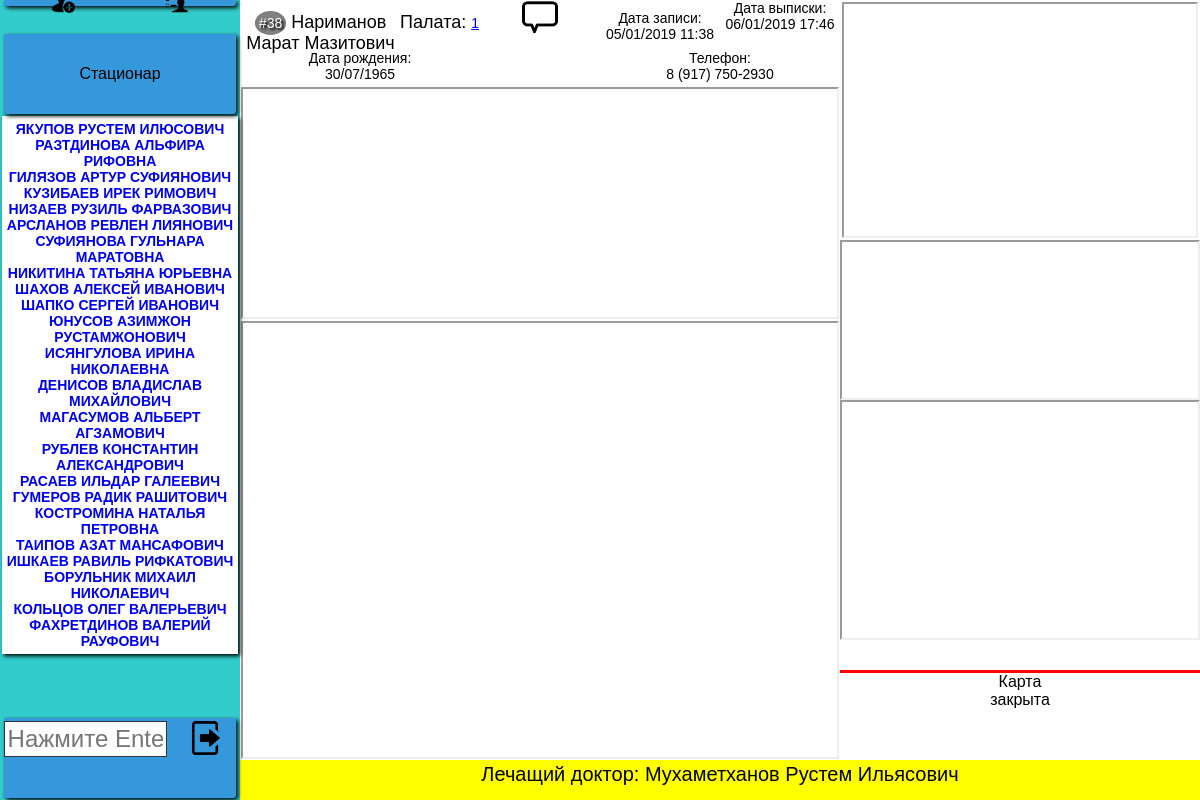
Screenshot of /input.php?flaginput=3&id=280 (signed in) with the database file from the repository.
### tables this page shows
CREATE TABLE `patient` (
  `id` int(11) NOT NULL AUTO_INCREMENT,
  `fio` varchar(80) NOT NULL,
  `datebirthday` text NOT NULL,
  `tel` text NOT NULL,
  `sp_uslug` text NOT NULL,
  `all_sum` int(11) NOT NULL,
  `doctor` text NOT NULL,
  `sum` int(11) NOT NULL,
  `type` text NOT NULL,
  `dist` text NOT NULL,
  `dateIn` text NOT NULL,
  `mest` text NOT NULL,
  `status` int(11) NOT NULL,
  `sumNow` int(11) NOT NULL,
  `dateOut` text NOT NULL,
  `ad` varchar(20) NOT NULL,
  `agent` varchar(20) NOT NULL,
  `credits` int(11) NOT NULL,
  `numCard` int(11) NOT NULL,
  `dispecher` text NOT NULL,
  `comment` text NOT NULL,
  `currnet_mest` int(11) NOT NULL,
  PRIMARY KEY (`id`)
);

### includes/Input.php (the view, shortened to what this page needs)
<?php
	class Input{
		function getPacientPersonalTable($connection, $id, $date, $typeuser){
			$result = mysqli_query($connection, "SELECT * FROM patient WHERE id = '".$id."'");
			if (mysqli_num_rows($result) == 0)
				echo "<div align = 'center'><h1>Нет данных в Базе данных</h1></div>";
			else{
				while ($data = mysqli_fetch_assoc($result)){
					echo '
					<div id="reload" style="display: none; width: 100%; background: red; color: white;text-align:center;"><strong>Обновите страницу</strong> <a href=javascript:history.go(0)>Обновить</a></div>
						<div class="wrap-input">
							<div class="name"><p>';
							if($data['type'] == 'Стационар')
							     echo '<a class="numcard" href="edit.php?flagedit=10&id='.$data['id'].'">#'.$data['numCard'].'</a> ';
							echo $data['fio'];
							if($data['type'] == 'Стационар'){
								if(!empty($data['currnet_mest']))
									$curM = $data['currnet_mest'];
								else
									$curM = "Нет";
								echo'</p>
								<p>Палата: <a href="edit.php?flagedit=13&id='.$data['id'].'">'.$curM.'</a></p>';
							}
							echo '</div>
							<div class="date"><p>Дата рождения: <br>'.$data['datebirthday'].'</p></div>';
							if (!empty($data['tel']))
							 echo '<div class="tel"><p>Телефон: <br>'.$data['tel'].'</p></div>';
							echo '<div class="datest"><p>Дата записи: <br>'.$data['dateIn'].'</p>';
							echo'
							</div>
							<div class="datefin"><p>Дата выписки: <br>';
								 if((empty($data['dateOut']))&&($_SESSION['typeUser']!='view')&&($_SESSION['typeUser']!='admin')&&($_SESSION['typeUser']!='ddoc'))
								 	echo '<a href="add.php?flagadd=8&id='.$id.'">Установить</a>';
								 else {
								 	echo $data['dateOut'];
								 	}
							echo '</p></div>
							<div class="oper"><iframe id="oper"  width="100%" height="100%" src="oper.php?id='.$id.'" frameborder="1" seamless></iframe></div>
							<div class="butt"><iframe id="butt"  width="100%" height="100%" src="but.php?id='.$id.'" frameborder="1" seamless></iframe></div>
							<div class="inf"><iframe id="inf"  width="100%" height="100%" src="inf.php?id='.$id.'" frameborder="1" seamless></iframe></div>';
							if($data['type'] == 'Стационар')
							 	echo '<div class="mest"><iframe id = "mest" seamless width="100%" height="100%" src="mest.php?id='.$id.'" frameborder="1"></iframe></div>';
							else{
							 	isset($_SESSION['sum_mest']);
							 	    echo '<script>menuSt.style.display = "none";
							 	        menuAm.style.display = "flex";</script>';
								}
							echo '<div class="serv"><iframe id="serv" width="100%" height="100%" src="serv.php?id='.$id.'" frameborder="1"></iframe></div>';
							$result = mysqli_query($connection, "SELECT * FROM operation WHERE idPat = '".$data['id']."'");
							if(mysqli_num_rows($result) == 0)
								$result = mysqli_query($connection, "SELECT * FROM operation WHERE client = '".$data['fio']."'");
							$patientQuery = mysqli_query($connection, "SELECT * FROM patient WHERE id = '".$id."'");
							$patArr = mysqli_fetch_assoc($patientQuery);
							$comment = $patArr['comment'];
							echo '<div class="comment">';
							if(empty($comment))
								echo '<a target="_blank" href="input.php?flaginput=16&id='.$id.'"><img width="30%" src="img/comment.png" id="comment" alt="Комментарий отсутствует"></a>';
							else
								echo '<a target="_blank" href="input.php?flaginput=16&id='.$id.'"><img width="30%" src="img/comment-active.png" data-name="Новое сообщение" id="comment" alt="Новое сообщение" title="Новое сообщение"></a>';
							echo '</div>';
							if($data['status'] == 0)
							 	echo '<div class="btn-cost"><p style="border-top:3px red solid ;">Карта <br> закрыта</p></div>';
							else
							 	echo '<div class="btn-cost"><a style="border-top:3px green solid ;" href="edit.php?flagedit=8&id='.$id.'">Закрыть<br>карту</a></div>';
							 if(($data['doctor']=='')&&($_SESSION['typeUser']!='ddoc')&&($_SESSION['typeUser']!='admin')&&($_SESSION['typeUser']!='view'))
							 	echo '<div class="doc">Лечащий доктор: <a href="edit.php?flagedit=4&id='.$id.'">Стать</a></div>';
							 else
								echo '
									<div class="doc">Лечащий доктор: '.$data['doctor'];
									echo '</div>';
						echo'
						</div>
						<script>
							var lo = document.getElementById(\'oper\');
							setInterval(function() {lo.src = \'oper.php?id='.$_SESSION['frameid'].'\';}, 90000);
							var serv = document.getElementById(\'serv\');
							setInterval(function() {serv.src = \'serv.php?id='.$_SESSION['frameid'].'\';}, 90000);
							var mest = document.getElementById(\'mest\');
							setInterval(function() {mest.src = \'mest.php?id='.$_SESSION['frameid'].'\';}, 90000);
							var inf = document.getElementById(\'inf\');
							setInterval(function() {inf.src = \'inf.php?id='.$_SESSION['frameid'].'\';}, 5000);
							var but = document.getElementById(\'butt\');
							setInterval(function() {but.src = \'but.php?id='.$_SESSION['frameid'].'\';}, 5000);
							var reload = document.getElementById(\'reload\');
							setInterval(function() {reload.style.display = "block";}, 180000);
						</script>
						';
					}
				}
			}
		}
?>

### css/style.css (style rules this page uses)
* { margin: 0; padding: 0; box-sizing: border-box; font-family: sans-serif; }
body { background: #04819E; }

### css/input.css (style rules this page uses)
.wrap-input { display: grid !important; width: 100%; min-height: 800px; max-height: 900px; margin: 0 auto; background: white; grid-template-columns: repeat(8, 12.5%); grid-template-rows: repeat(20, 5%); text-align: center; }
.wrap-input p { cursor: pointer; }
.wrap-input .name { margin: 1px; grid-column-start: 1; grid-column-end: 3; grid-row-start: 1; grid-row-end: 2; padding-top: 2px; font-size: 18px; display: grid; grid-template-rows: repeat(4, 25%); }
.wrap-input .name p { grid-row-start: 2; grid-row-end: 4; }
.wrap-input .name .numcard { text-decoration: none; background: grey; border-radius: 50%; color: white; text-shadow: 2px 2px 2px #000; padding: 4px; -webkit-transition: 0.7s; -o-transition: 0.7s; transition: 0.7s; }
.wrap-input .date { grid-column-start: 1; grid-column-end: 3; grid-row-start: 2; grid-row-end: 3; display: grid; font-size: 14px; grid-template-rows: repeat(4, 25%); }
.wrap-input .date p { font-size: 14px; grid-row-start: 2; grid-row-end: 4; }
.wrap-input .tel { grid-column-start: 4; grid-column-end: 6; grid-row-start: 2; grid-row-end: 3; display: grid; grid-template-rows: repeat(4, 25%); }
.wrap-input .tel p { font-size: 14px; grid-row-start: 2; grid-row-end: 4; }
.wrap-input .datest { grid-column-start: 4; grid-column-end: 5; grid-row-start: 1; grid-row-end: 2; display: grid; grid-template-rows: repeat(4, 25%); }
.wrap-input .datest p,a { font-size: 14px; grid-row-start: 2; grid-row-end: 4; }
.wrap-input .datefin { font-size: 14px; grid-column-start: 5; grid-column-end: 6; grid-row-start: 1; grid-row-end: 2; }
.wrap-input .oper { margin: 2px; grid-column-start: 6; grid-column-end: 9; grid-row-start: 1; grid-row-end: 7; }
.wrap-input .inf { grid-column-start: 6; grid-column-end: 9; grid-row-start: 7; grid-row-end: 11; }
.wrap-input .butt { grid-column-start: 6; grid-column-end: 9; grid-row-start: 11; grid-row-end: 17; }
.wrap-input .mest { margin: 1px; grid-column-start: 1; grid-column-end: 6; grid-row-start: 3; grid-row-end: 9; padding-top: 6px; }
.wrap-input .serv { margin: 1px; grid-column-start: 1; grid-column-end: 6; grid-row-start: 9; grid-row-end: 20; }
.wrap-input .btn-cost { display: grid; grid-column-start: 6; grid-column-end: 9; grid-row-start: 17; grid-row-end: 20; grid-template-rows: repeat(4, 25%); }
.wrap-input .btn-cost p { font-size: 16px; grid-row-start: 2; grid-row-end: 4; }
.wrap-input .doc { padding: 3px; background: yellow; grid-column-start: 1; grid-column-end: 9; grid-row-start: 20; grid-row-end: 21; font-size: 20px; padding-bottom: 0px; }

### rows the page displays
patient: numCard "38", fio "Нариманов Марат Мазитович", currnet_mest "1", datebirthday "30/07/1965", tel "8 (917) 750-2930", dateIn "05/01/2019 11:38", dateOut "06/01/2019 17:46", status "Карта", doctor "Мухаметханов Рустем Ильясович"

### other values shown
$data['fio'] "ЯКУПОВ РУСТЕМ ИЛЮСОВИЧ"
$data['fio'] "РАЗТДИНОВА АЛЬФИРА РИФОВНА"
$data['fio'] "ГИЛЯЗОВ АРТУР СУФИЯНОВИЧ"
$data['fio'] "КУЗИБАЕВ ИРЕК РИМОВИЧ"
$data['fio'] "НИЗАЕВ РУЗИЛЬ ФАРВАЗОВИЧ"
$data['fio'] "АРСЛАНОВ РЕВЛЕН ЛИЯНОВИЧ"
$data['fio'] "СУФИЯНОВА ГУЛЬНАРА МАРАТОВНА"
$data['fio'] "НИКИТИНА ТАТЬЯНА ЮРЬЕВНА"
$data['fio'] "ШАХОВ АЛЕКСЕЙ ИВАНОВИЧ"
$data['fio'] "ШАПКО СЕРГЕЙ ИВАНОВИЧ"
$data['fio'] "ЮНУСОВ АЗИМЖОН РУСТАМЖОНОВИЧ"
$data['fio'] "ИСЯНГУЛОВА ИРИНА НИКОЛАЕВНА"
$data['fio'] "ДЕНИСОВ ВЛАДИСЛАВ МИХАЙЛОВИЧ"
$data['fio'] "МАГАСУМОВ АЛЬБЕРТ АГЗАМОВИЧ"
$data['fio'] "РУБЛЕВ КОНСТАНТИН АЛЕКСАНДРОВИЧ"
